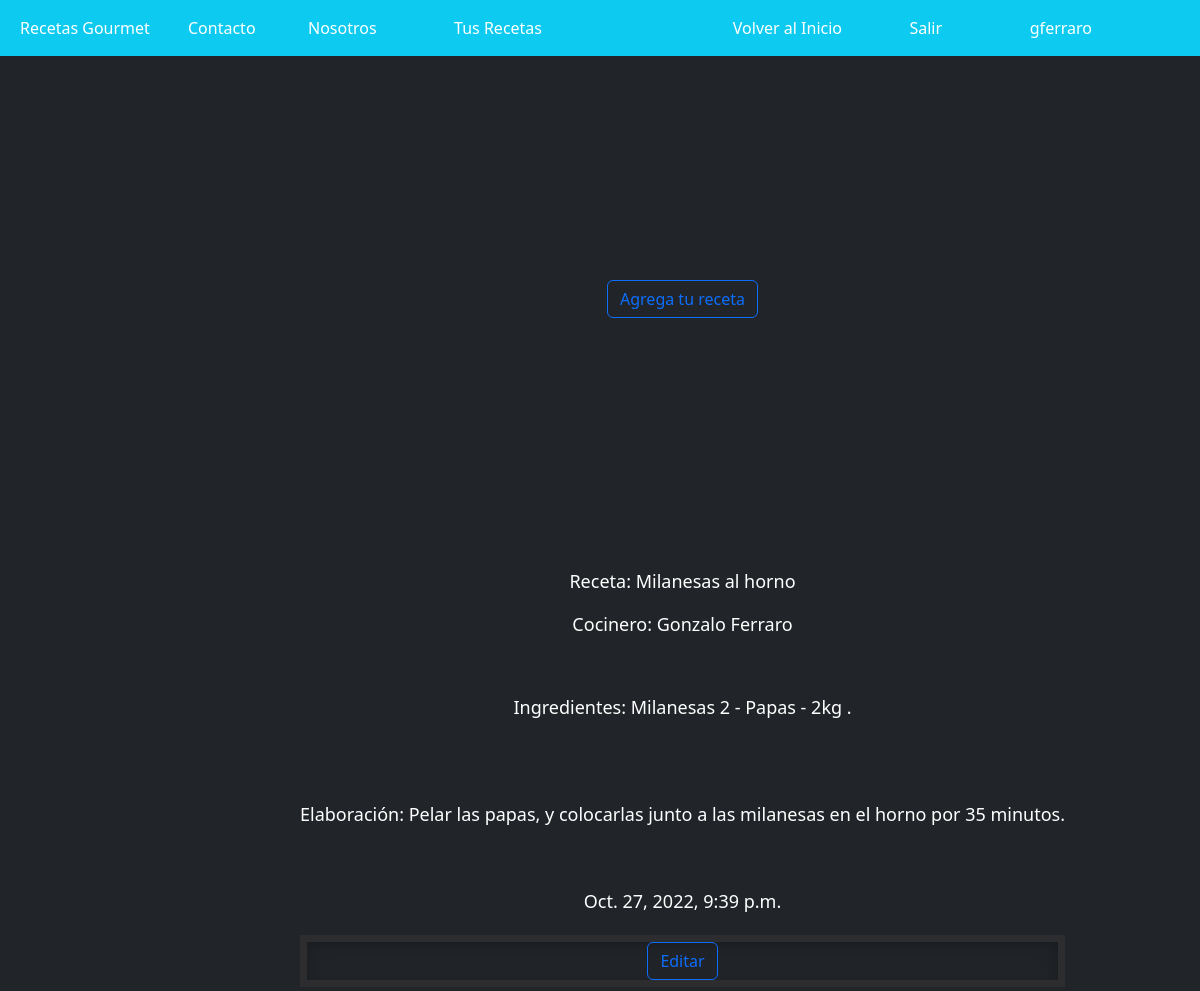
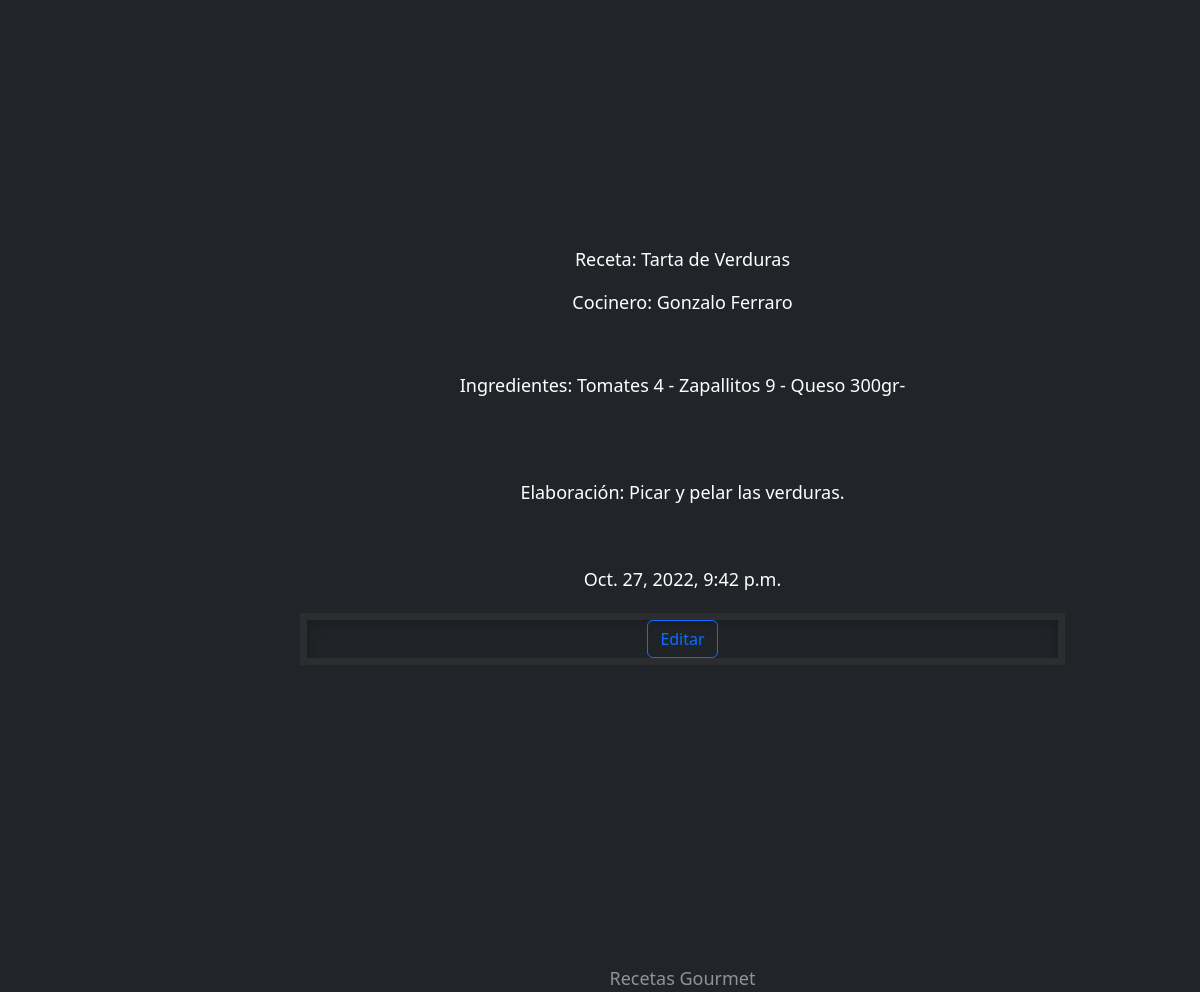
The app's page /Blog/tus_recetas/ (signed in), older data (2 pictures, top to bottom).
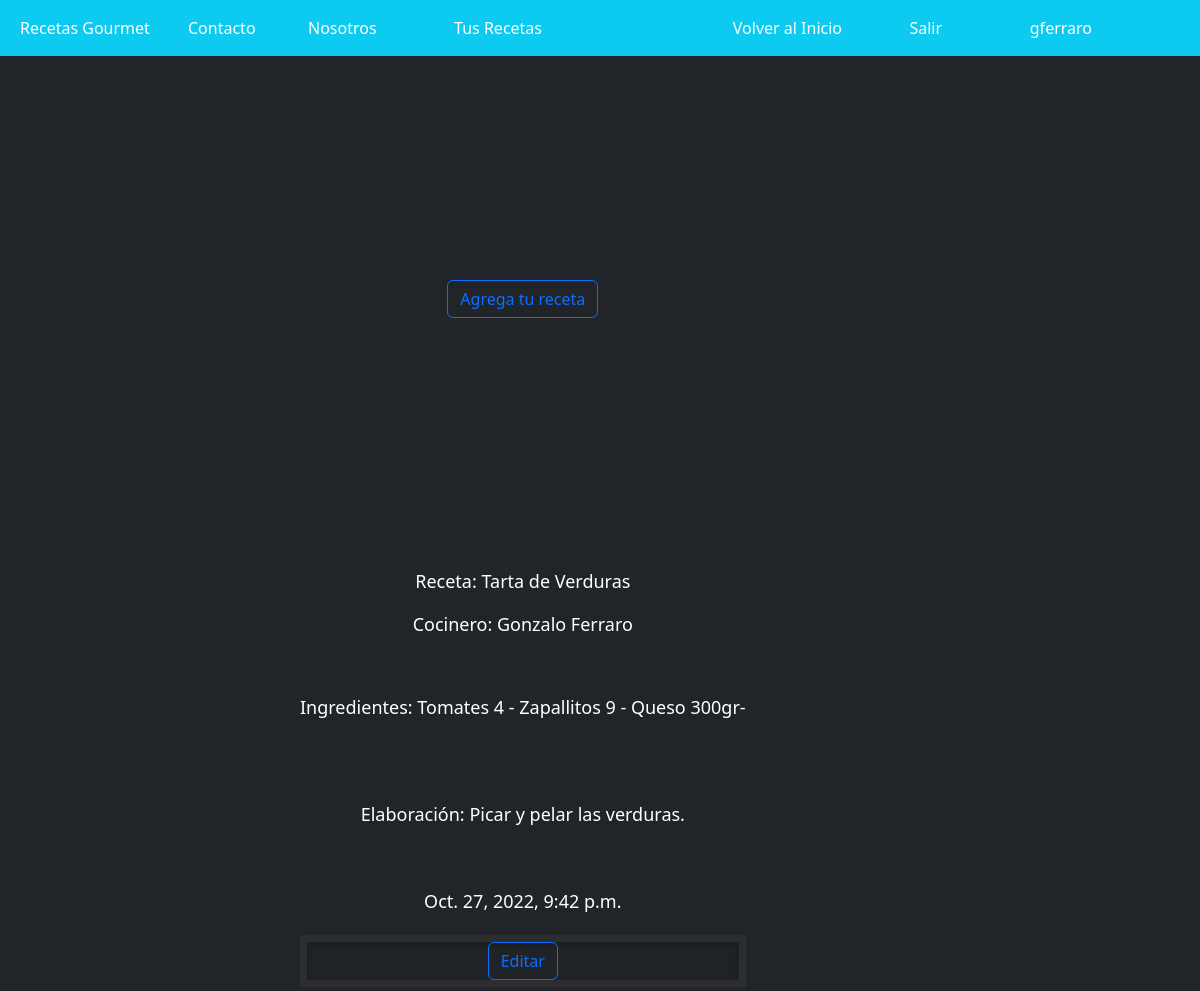
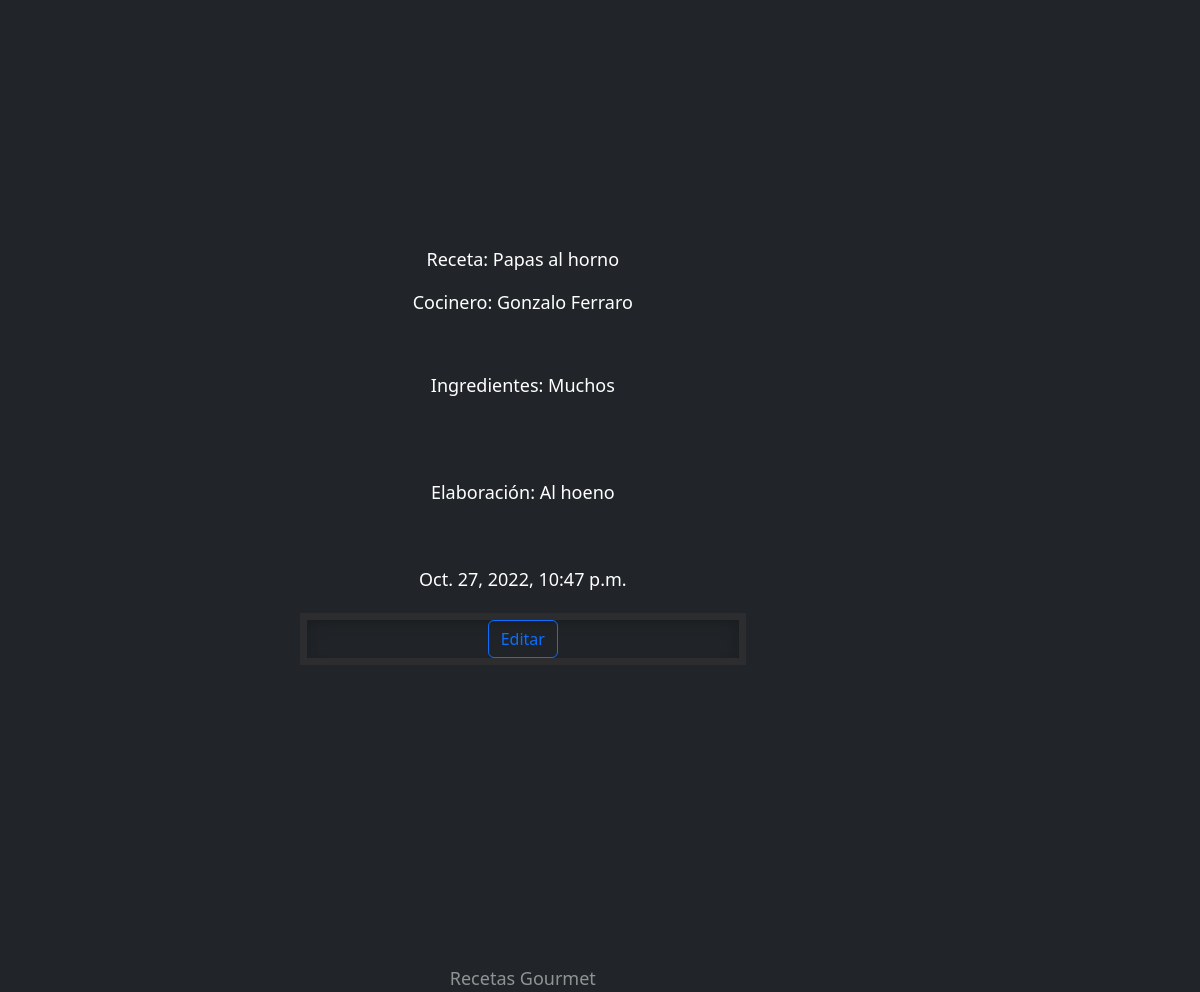
The same page, newer data (2 pictures, top to bottom).
### Blog/models.py (models this page shows)
class Receta_Amateur(models.Model):
    nombre = models.CharField(max_length=80)
    ingrediente = models.CharField(max_length=5000, null=True, blank = True)
    texto = models.CharField(max_length=5000)
    autor = models.CharField(max_length=30)
    fecha = models.DateTimeField(auto_now_add=True)
    us = models.CharField(max_length=30,null=True, blank=True)
    nivel = 'amateur'

### Blog/views.py (the view)
# urls.py: path('tus_recetas/', tus_recetas),
@login_required
def tus_recetas(request):
    rec = Receta_Amateur.objects.all()
    return render(request, "tus_recetas.html",{"recetas":rec})

### Blog/template/tus_recetas.html (shortened to what this page needs)
{% extends "home.html"%}
    {% load static %}
{% block contenido %}
<body class="d-flex h-100 text-center text-bg-dark" >
            <div class="list-group-item" style="position: relative;left:300px">
            <a class= "btn btn-outline-primary" style="position: relative;top:200px;" aria-current="page" href="/Blog/agregar_receta/">Agrega tu receta</a>
                {% if recetas %}
                    {% for r in recetas %}
                        <div style="position: relative; top:450px">
                            <p>
                                Receta:  {{r.nombre}}
                            </p>
                            <p >
                                Cocinero:  {{r.autor}}
                            </p>
                            <div style="position: relative; top:40px">
                                Ingredientes:
                                {{r.ingrediente}}
                            </div>
                            <div class= "justify-content-center" style="position: relative; top:120px">
                                Elaboración: {{r.texto}}
                            </div>
                            <div style="position: relative; top:180px">
                                {{r.fecha}}
                            </div>
                            <div class="list-group" style="position:relative; top:200px">
                                <div class="borde">
                                    <a  href="/Blog/editar_tus_recetas/{{r.id}}" class= "btn btn-outline-primary" style="position: relative;">Editar</a>
                                </div>
                            </div>
                    {%endfor%}
                {% endif %}
            <footer class="mt-auto text-white-50" style="position:relative;top:500px">
                <p>Recetas Gourmet </p>
            </footer>
</body>
</html>
{% endblock %}

Row changes from the older to the newer data that the page shows:
removed Receta_Amateur: nombre "Milanesas al horno", autor "Gonzalo Ferraro", ingrediente "Milanesas 2 - Papas - 2kg .", texto "Pelar las papas, y colocarlas junto a las milanesas en el horno por 35 minutos.", fecha "Oct. 27, 2022, 9:39 p.m."
added Receta_Amateur: nombre "Papas al horno", autor "Gonzalo Ferraro", ingrediente "Muchos", texto "Al hoeno", fecha "Oct. 27, 2022, 10:47 p.m."
